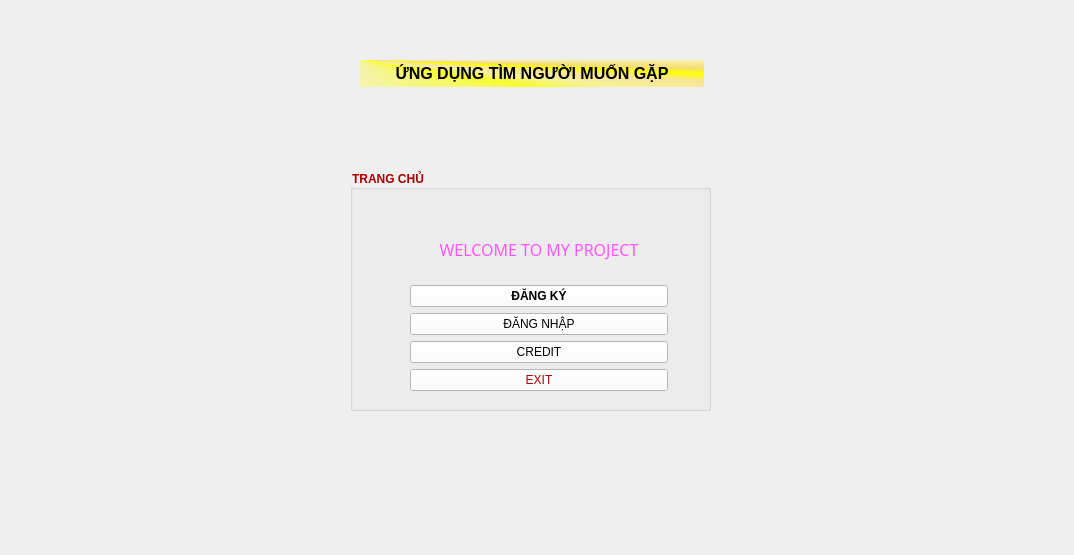
<?xml version="1.0" encoding="UTF-8"?>
<ui version="4.0">
 <class>Home_Page</class>
 <widget class="QMainWindow" name="Home_Page">
  <property name="geometry">
   <rect>
    <x>0</x>
    <y>0</y>
    <width>1074</width>
    <height>555</height>
   </rect>
  </property>
  <property name="windowTitle">
   <string>MainWindow</string>
  </property>
  <widget class="QWidget" name="centralwidget">
   <widget class="QLabel" name="title_label">
    <property name="geometry">
     <rect>
      <x>360</x>
      <y>60</y>
      <width>344</width>
      <height>27</height>
     </rect>
    </property>
    <property name="font">
     <font>
      <pointsize>12</pointsize>
      <bold>true</bold>
     </font>
    </property>
    <property name="mouseTracking">
     <bool>true</bool>
    </property>
    <property name="styleSheet">
     <string notr="true">background-color: qconicalgradient(cx:0, cy:0, angle:135, stop:0 rgba(255, 255, 0, 69), stop:0.375 rgba(255, 255, 0, 69), stop:0.423533 rgba(251, 255, 0, 145), stop:0.45 rgba(247, 255, 0, 208), stop:0.477581 rgba(255, 244, 71, 130), stop:0.518717 rgba(255, 218, 71, 130), stop:0.55 rgba(255, 255, 0, 255), stop:0.57754 rgba(255, 203, 0, 130), stop:0.625 rgba(255, 255, 0, 69), stop:1 rgba(255, 255, 0, 69));
color: rgb(0, 0, 0);</string>
    </property>
    <property name="text">
     <string>&lt;html&gt;&lt;head/&gt;&lt;body&gt;&lt;p align=&quot;center&quot;&gt;ỨNG DỤNG TÌM NGƯỜI MUỐN GẶP&lt;/p&gt;&lt;/body&gt;&lt;/html&gt;</string>
    </property>
   </widget>
   <widget class="QGroupBox" name="home_page_box">
    <property name="geometry">
     <rect>
      <x>350</x>
      <y>170</y>
      <width>361</width>
      <height>241</height>
     </rect>
    </property>
    <property name="font">
     <font>
      <bold>true</bold>
     </font>
    </property>
    <property name="styleSheet">
     <string notr="true">color: rgb(170, 0, 0);</string>
    </property>
    <property name="title">
     <string>TRANG CHỦ</string>
    </property>
    <widget class="QWidget" name="verticalLayoutWidget">
     <property name="geometry">
      <rect>
       <x>60</x>
       <y>50</y>
       <width>258</width>
       <height>171</height>
      </rect>
     </property>
     <layout class="QVBoxLayout" name="verticalLayout">
      <item>
       <widget class="QLabel" name="title_label_1">
        <property name="font">
         <font>
          <family>Showcard Gothic</family>
          <pointsize>12</pointsize>
          <italic>false</italic>
          <bold>false</bold>
         </font>
        </property>
        <property name="styleSheet">
         <string notr="true">color: rgb(255, 85, 255);
font: 12pt &quot;Showcard Gothic&quot;;</string>
        </property>
        <property name="text">
         <string>&lt;html&gt;&lt;head/&gt;&lt;body&gt;&lt;p align=&quot;center&quot;&gt;&lt;span style=&quot; font-size:12pt;&quot;&gt;WELCOME TO MY PROJECT&lt;/span&gt;&lt;/p&gt;&lt;/body&gt;&lt;/html&gt;</string>
        </property>
       </widget>
      </item>
      <item>
       <widget class="QPushButton" name="signup_button">
        <property name="font">
         <font>
          <family>Segoe UI</family>
          <pointsize>9</pointsize>
          <italic>false</italic>
          <bold>true</bold>
         </font>
        </property>
        <property name="styleSheet">
         <string notr="true">background-color: rgb(255, 255, 255);
font: 700 9pt &quot;Segoe UI&quot;;
color: rgb(0, 0, 0);</string>
        </property>
        <property name="text">
         <string>ĐĂNG KÝ</string>
        </property>
       </widget>
      </item>
      <item>
       <widget class="QPushButton" name="signin_button">
        <property name="styleSheet">
         <string notr="true">color: rgb(0, 0, 0);
font: 700 9pt &quot;Segoe UI&quot;;
background-color: rgb(255, 255, 255);</string>
        </property>
        <property name="text">
         <string>ĐĂNG NHẬP</string>
        </property>
       </widget>
      </item>
      <item>
       <widget class="QPushButton" name="credit_button">
        <property name="styleSheet">
         <string notr="true">color: rgb(0, 0, 0);
background-color: rgb(255, 255, 255);
font: 700 9pt &quot;Segoe UI&quot;;</string>
        </property>
        <property name="text">
         <string>CREDIT</string>
        </property>
       </widget>
      </item>
      <item>
       <widget class="QPushButton" name="exit_button">
        <property name="styleSheet">
         <string notr="true">color: rgb(170, 0, 0);
background-color: rgb(255, 255, 255);
font: 700 9pt &quot;Segoe UI&quot;;</string>
        </property>
        <property name="text">
         <string>EXIT</string>
        </property>
       </widget>
      </item>
     </layout>
    </widget>
   </widget>
  </widget>
  <widget class="QMenuBar" name="menubar">
   <property name="geometry">
    <rect>
     <x>0</x>
     <y>0</y>
     <width>1074</width>
     <height>25</height>
    </rect>
   </property>
  </widget>
 </widget>
 <resources/>
 <connections/>
</ui>
